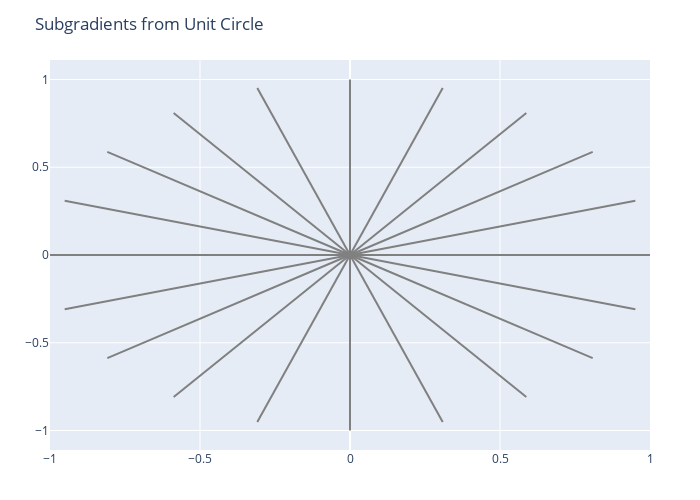

The cell this chart's notebook holds for it:
### Markdown cell above
### Step 1: Initilization Step

#### Unit Circle

There is not a unique way to pick the initial subgradients and hyperplane levels. However, a way that seems to work quite well is simply to  partition a unit circle. If there are $N$ subgradients, set

$$h_i = \left( \cos \left( 2 \pi \frac{i}{N} \right), \sin \left(2 \pi \frac{i}{N} \right) \right)$$

Here is a function that produces such a set of subgradients. We plot them below.

### Code cell
n = 20
pts = GameTheory.unitcircle(n)
p = plot(scatter(), Layout(;title="Subgradients from Unit Circle",
                            autosize=false, height=500, width=700))

for i=1:n
    xi, yi = pts[i, :]
    ti = scatter(;x=[0.0, xi], y=[0.0, yi], mode="lines",
                  name="Subgradient $i", line_color="grey",
                  showlegend=false)
    addtraces!(p, ti)
end

p

### Figure 1 — Plotly figure (JSON) as saved in the notebook; plotly's stock layout.template omitted (floating-point values rounded to 4 significant figures)
{"data": [{"type": "scatter"}, {"line": {"color": "grey"}, "mode": "lines", "name": "Subgradient 1", "showlegend": false, "type": "scatter", "x": [0, 1], "y": [0, 0]}, {"line": {"color": "grey"}, "mode": "lines", "name": "Subgradient 2", "showlegend": false, "type": "scatter", "x": [0, 0.9511], "y": [0, 0.309]}, {"line": {"color": "grey"}, "mode": "lines", "name": "Subgradient 3", "showlegend": false, "type": "scatter", "x": [0, 0.809], "y": [0, 0.5878]}, {"line": {"color": "grey"}, "mode": "lines", "name": "Subgradient 4", "showlegend": false, "type": "scatter", "x": [0, 0.5878], "y": [0, 0.809]}, {"line": {"color": "grey"}, "mode": "lines", "name": "Subgradient 5", "showlegend": false, "type": "scatter", "x": [0, 0.309], "y": [0, 0.9511]}, {"line": {"color": "grey"}, "mode": "lines", "name": "Subgradient 6", "showlegend": false, "type": "scatter", "x": [0, 6.123e-17], "y": [0, 1]}, {"line": {"color": "grey"}, "mode": "lines", "name": "Subgradient 7", "showlegend": false, "type": "scatter", "x": [0, -0.309], "y": [0, 0.9511]}, {"line": {"color": "grey"}, "mode": "lines", "name": "Subgradient 8", "showlegend": false, "type": "scatter", "x": [0, -0.5878], "y": [0, 0.809]}, {"line": {"color": "grey"}, "mode": "lines", "name": "Subgradient 9", "showlegend": false, "type": "scatter", "x": [0, -0.809], "y": [0, 0.5878]}, {"line": {"color": "grey"}, "mode": "lines", "name": "Subgradient 10", "showlegend": false, "type": "scatter", "x": [0, -0.9511], "y": [0, 0.309]}, {"line": {"color": "grey"}, "mode": "lines", "name": "Subgradient 11", "showlegend": false, "type": "scatter", "x": [0, -1], "y": [0, 1.225e-16]}, {"line": {"color": "grey"}, "mode": "lines", "name": "Subgradient 12", "showlegend": false, "type": "scatter", "x": [0, -0.9511], "y": [0, -0.309]}, {"line": {"color": "grey"}, "mode": "lines", "name": "Subgradient 13", "showlegend": false, "type": "scatter", "x": [0, -0.809], "y": [0, -0.5878]}, {"line": {"color": "grey"}, "mode": "lines", "name": "Subgradient 14", "showlegend": false, "type": "scatter", "x": [0, -0.5878], "y": [0, -0.809]}, {"line": {"color": "grey"}, "mode": "lines", "name": "Subgradient 15", "showlegend": false, "type": "scatter", "x": [0, -0.309], "y": [0, -0.9511]}, {"line": {"color": "grey"}, "mode": "lines", "name": "Subgradient 16", "showlegend": false, "type": "scatter", "x": [0, -1.837e-16], "y": [0, -1]}, {"line": {"color": "grey"}, "mode": "lines", "name": "Subgradient 17", "showlegend": false, "type": "scatter", "x": [0, 0.309], "y": [0, -0.9511]}, {"line": {"color": "grey"}, "mode": "lines", "name": "Subgradient 18", "showlegend": false, "type": "scatter", "x": [0, 0.5878], "y": [0, -0.809]}, {"line": {"color": "grey"}, "mode": "lines", "name": "Subgradient 19", "showlegend": false, "type": "scatter", "x": [0, 0.809], "y": [0, -0.5878]}, {"line": {"color": "grey"}, "mode": "lines", "name": "Subgradient 20", "showlegend": false, "type": "scatter", "x": [0, 0.9511], "y": [0, -0.309]}], "layout": {"autosize": false, "height": 500, "margin": {"b": 50, "l": 50, "r": 50, "t": 60}, "title": "Subgradients from Unit Circle", "width": 700}}
